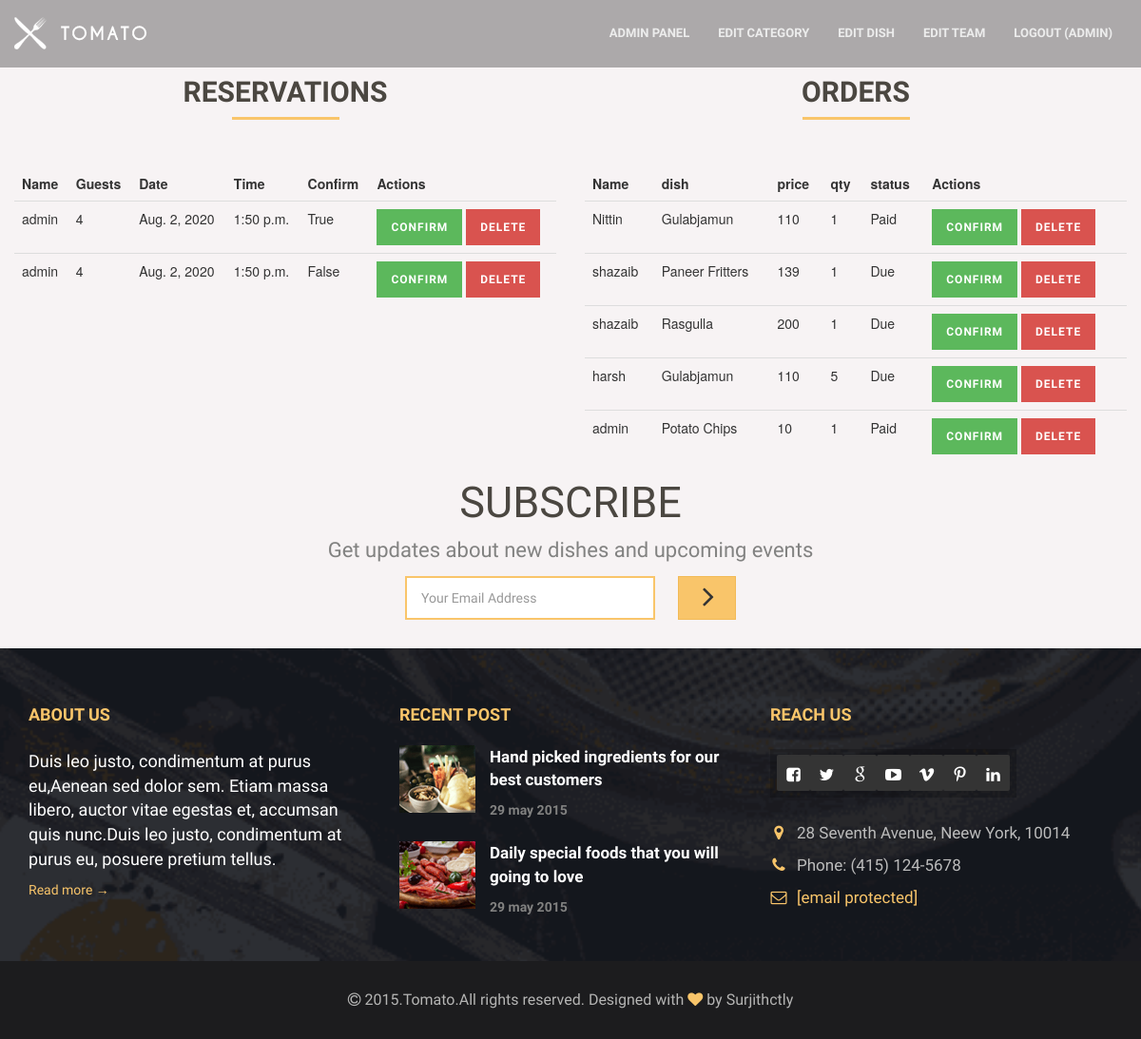
Screenshot of /management/AdminPanel/ (signed in) with the database file from the repository.
### customer/models.py (models this page shows, shortened)
class reservation(models.Model):
    user = models.ForeignKey(User,on_delete=models.CASCADE,blank=True, null=True)
    date = models.DateField(blank=True, null=True)
    time = models.TimeField(blank=True, null=True)
    guests = models.IntegerField(blank=True, null=True)
    name = models.CharField(blank=True, null=True, max_length = 10)
    mob = models.IntegerField(blank=True, null=True)
    email = models.EmailField(blank=True, null=True)
    confirm = models.BooleanField(blank=True, null=True, default=False)

class Add_to_cart(models.Model):
    user = models.ForeignKey(User,on_delete=models.CASCADE,blank=True, null=True)
    dish = models.ForeignKey(Dish,on_delete=models.CASCADE,blank=True, null=True)
    qty = models.IntegerField(blank=True, null=True)
    confirm = models.BooleanField(blank=True, null=True, default=False)

### management/models.py (models this page shows, shortened)
class Dish(models.Model):
    cat = models.ForeignKey(Category, on_delete=models.CASCADE)
    title = models.CharField(max_length=35, blank=True, null=True)
    price = models.IntegerField(blank=True, null=True)
    mrp = models.IntegerField(blank=True, null=True)
    img = models.FileField(blank=True, null=True)
    img1 = models.FileField(blank=True, null=True)
    img2 = models.FileField(blank=True, null=True)
    dis = models.TextField(blank=True, null=True)
    avail = models.BooleanField(blank=True, null=True ,default=True)

### management/views.py (the view, shortened to what this page needs)
# urls.py: path('AdminPanel/', AdminPanel, name='AdminPanel'),
def AdminPanel(request):
    if not request.user.is_staff:
        return redirect('home')
    res = reservation.objects.all()
    orders = Add_to_cart.objects.all()
    if 'delete' in request.POST:
        reservation.objects.get(id = request.POST['delete']).delete()
    if 'deleteOrder' in request.POST:
        Add_to_cart.objects.filter(id = request.POST['deleteOrder']).delete()
    if 'confirmOrder' in request.POST:
        Add_to_cart.objects.filter(id = request.POST['confirmOrder']).update(confirm = True)
    d = {'res':res, 'orders':orders}
    return render(request, 'index2.html',d)

### templates/index2.html (shortened to what this page needs)
{% extends 'base2.html' %}
{% block  body %}
{% load static %}
<div class="col-md-6">
    <div class="page-header">
        <h2>Reservations</h2>
    </div>
    <table class="table">
        <thead>
            <tr>
                <th>Name</th>
                <th>Guests</th>
                <th>Date</th>
                <th>Time</th>
                <th>Confirm</th>
                <th>Actions</th>
            </tr>
        </thead>
        <tbody>
            {% for i in res %}
            <tr>
                <td>{{i.name}}</td>
                <td>{{i.guests}}</td>
                <td>{{i.date}}</td>
                <td>{{i.time}}</td>
                <td>{{i.confirm}}</td>
                <td>
                <form action="" method="post">
                    <button type="submit" name='confirm' value="{{ i.id }}" class="btn btn-success btn-xs">Confirm</button>
                    <button type="submit" name="delete" value="{{ i.id }}" class="btn btn-danger btn-xs">Delete</button>
                </form>
                </td>
            </tr>
            {% endfor %}
        </tbody>
    </table>
</div>
<div class="col-md-6">
    <div class="page-header">
        <h2>Orders</h2>
    </div>
    <table class="table">
        <thead>
            <tr>
                <th>Name</th>
                <th>dish</th>
                <th>price</th>
                <th>qty</th>
                <th>status</th>
                <th>Actions</th>
            </tr>
        </thead>
        <tbody>
            {% for i in orders %}
            <tr>
                <td>{{i.user.username}}</td>
                <td>{{i.dish.title}}</td>
                <td>{{i.dish.price}}</td>
                <td>{{i.qty}}</td>
                {% if i.confirm %}
                 <td>Paid</td>
                {% else %}
                 <td>Due</td>
                {% endif %}
                <td>
                <form action="" method="post">
                    <button type="submit" name='confirmOrder' value="{{ i.id }}" class="btn btn-success btn-xs">Confirm</button>
                    <button type="submit" name="deleteOrder" value="{{ i.id }}" class="btn btn-danger btn-xs">Delete</button>
                </form>
                </td>
            </tr>
            {% endfor %}
        </tbody>
    </table>
</div>
{% endblock body %}

### templates/base2.html (shortened to what this page needs)
<!DOCTYPE html>
{% load static %}
<html lang="en">
<head>
    <link rel="stylesheet" href="{% static 'css/bootstrap.min.css' %}">
    <link rel="stylesheet" href="{% static 'css/font-awesome/css/font-awesome.css' %}">
    <link rel="stylesheet" href="{% static 'css/plugin.css' %}">
    <link rel="stylesheet" href="{% static 'css/main.css' %}">
</head>
<body>
    <div class="body">
        <div class="main-wrapper">
            <nav class="navbar navbar-fixed-top">
                <div class="container">
                    <div class="navbar-header">
                        <a class="navbar-brand" href="index-2.html">
                            <img src="{% static 'img/nav-logo.png' %}" alt="nav-logo">
                        </a>
                    </div>
                    <div id="navbar" class="navbar-collapse collapse">
                        <ul class="nav navbar-nav navbar-right">
                            <li><a href="{% url 'home' %}">Admin Panel</a></li>
                            <li><a href="{% url 'editcat' %}">Edit Category</a></li>
                            <li><a href="{% url 'editdish' %}">Edit Dish</a></li>
                            <li><a href="{% url 'editteam' %}">Edit Team</a></li>
                            {% if request.user.is_authenticated %}
                            <li><a href="{% url 'logout' %}">Logout ({{ user.username }})</a></li>
                            {% endif %}
                        </ul>
                    </div>
                </div>
            </nav>
{% block body %}
{% endblock body %}
<section class="subscribe">
                <div class="container">
                    <div class="row">
                        <div class="col-md-12">
                            <h1>Subscribe</h1>
                            <p>Get updates about new dishes and upcoming events</p>
                            <form class="form-inline"
                                action="https://demo.web3canvas.com/themeforest/tomato/php/subscribe.php" id="invite"
                                method="POST">
                                <div class="form-group">
                                    <input class="e-mail form-control" name="email" id="address" type="email"
                                        placeholder="Your Email Address" required>
                                </div>
                                <button type="submit" class="btn btn-default">
                                    <i class="fa fa-angle-right"></i>
                                </button>
                            </form>
                        </div>
                    </div>
                </div>
            </section>
            <section class="footer">
                <div class="container">
                    <div class="row">
                        <div class="col-md-4 col-sm-12">
                            <h1>About us</h1>
                            <p>Duis leo justo, condimentum at purus eu,Aenean sed dolor sem. Etiam massa libero, auctor
                                vitae egestas et, accumsan quis nunc.Duis leo justo, condimentum at purus eu, posuere
                                pretium tellus.</p>
                            <a href="about.html">Read more &rarr;</a>
                        </div>
                        <div class="col-md-4  col-sm-6">
                            <h1>Recent post</h1>
                            <div class="footer-blog clearfix">
                                <a href="blog_right_sidebar.html">
                                    <img src="{% static 'img/thumb8.png' %}" class="img-responsive footer-photo" alt="blog photos">
                                    <p class="footer-blog-text">Hand picked ingredients for our best customers</p>
                                    <p class="footer-blog-date">29 may 2015</p>
                                </a>
                            </div>
                            <div class="footer-blog clearfix last">
                                <a href="blog_right_sidebar.html">
                                    <img src="{% static 'img/thumb9.png' %}" class="img-responsive footer-photo" alt="blog photos">
                                    <p class="footer-blog-text">Daily special foods that you will going to love</p>
                                    <p class="footer-blog-date">29 may 2015</p>
                                </a>
                            </div>
                        </div>
                        <div class="col-md-4  col-sm-6">
                            <h1>Reach us</h1>
                            <div class="footer-social-icons">
                                <a href="https://www.facebook.com/">
                                    <i class="fa fa-facebook-square"></i>
                                </a>
                                <a href="https://www.twitter.com/">
                                    <i class="fa fa-twitter"></i>
                                </a>
                                <a href="https://plus.google.com/">
                                    <i class="fa fa-google"></i>
                                </a>
                                <a href="https://www.youtube.com/">
                                    <i class="fa fa-youtube-play"></i>
                                </a>
                                <a href="https://www.vimeo.com/">
                                    <i class="fa fa-vimeo"></i>
                                </a>
                                <a href="https://www.pinterest.com/">
                                    <i class="fa fa-pinterest-p"></i>
                                </a>
                                <a href="http://www.linkedin.com/">
                                    <i class="fa fa-linkedin"></i>
                                </a>
                            </div>
                            <div class="footer-address">
                                <p><i class="fa fa-map-marker"></i>28 Seventh Avenue, Neew York, 10014</p>
                                <p><i class="fa fa-phone"></i>Phone: (415) 124-5678</p>
                                <p><i class="fa fa-envelope-o"></i><a
                                        href="https://demo.web3canvas.com/cdn-cgi/l/email-protection"
                                        class="__cf_email__"
                                        data-cfemail="65161015150a17112517001611041017040b114b060a08">[email&#160;protected]</a>
                                </p>
                            </div>
                        </div>
                    </div>
                </div>
                <div class="footer-copyrights">
                    <div class="container">
                        <div class="row">
                            <div class="col-md-12">
                                <p><i class="fa fa-copyright"></i> 2015.Tomato.All rights reserved. Designed with <i
                                        class="fa fa-heart primary-color"></i> by Surjithctly</p>
                            </div>
                        </div>
                    </div>
                </div>
            </section>
        </div>
    </div>
</body>
</html>

### static/css/main.css (style rules this page uses)
body { height:100%;overflow-y:scroll;-webkit-overflow-scrolling:touch }
h1,h2,h3,h4,h5,h6,.h1,.h2,.h3,.h4,.h5,.h6 { font-family:raleway,sans-serif;text-transform:uppercase;color:#4b4741;text-align:center;font-weight:800 }
.page-header { border:none;margin:80px 0 40px }
.page-header:after { content:"";display:block;position:relative;height:3px;width:113px;background-color:#f9c56a;margin:0 auto }
p { font-family:josefin sans,sans-serif;color:#828281;font-size:22px }
a,a:hover { text-decoration:none }
html { text-rendering:optimizeLegibility!important;-webkit-font-smoothing:antialiased!important }
.primary-color { color:#f9c56a }
.form-group { font-family:josefin sans,sans-serif }
.form-group input,.form-group textarea { border-radius:0;border:none!important;-webkit-box-shadow:none!important;-moz-box-shadow:none!important;box-shadow:none!important;background-color:#f3f1ed;padding:10px 15px }
.btn { border-radius:0;border:none;font-family:raleway,sans-serif;text-transform:uppercase;letter-spacing:1px;font-weight:700;padding:10px 15px }
.btn-default { background-color:#f9c56a }
.navbar { background-color:rgba(0,0,0,.33);color:#fff;z-index:50;margin:0;transition:.4s }
.navbar .navbar-nav>li>a { color:#ececec;text-transform:uppercase;padding:25px 15px;font-weight:700;font-size:13px;font-family:raleway,sans-serif;transition:all .5s ease }
.navbar .navbar-brand { padding:18px 0 }
.footer { background:url(../img/bg6.png) no-repeat center center;-webkit-background-size:cover;-moz-background-size:cover;-o-background-size:cover;background-size:cover }
.footer .container { padding-bottom:44px }
.footer-copyrights .container { padding-bottom:0 }
.footer h1 { color:#f9c56a;font-size:18px;text-align:left;margin:60px 0 26px }
.footer p { color:#fff;font-size:18px }
.footer-address p { color:#bcbcbc;font-size:17px }
.footer a { color:#f9c56a;text-decoration:none }
.footer .footer-blog { margin-bottom:27px }
.footer .footer-blog.last { margin-bottom:0 }
.footer .footer-blog img { float:left;margin-right:15px }
.footer .footer-blog .footer-blog-text { font-weight:700;font-size:17px;margin-top:-4px!important }
.footer .footer-blog .footer-blog-date { font-size:14px;color:#828281;font-weight:700;margin:0 }
.footer .footer-social-icons { background:rgba(0,0,0,.2);padding:6px 7px 7px;margin-bottom:25px;display:table }
.footer .footer-social-icons a { padding:9px 0 6px;margin-right:0 1px;color:#fff;background-color:#343434;border-radius:2px;width:35px;height:38px;display:inline-block;text-align:center;font-size:17px }
.footer-address .fa { margin-right:10px;color:#f9c56a;width:18px;text-align:center }
.footer .footer-copyrights { text-align:center;background-color:#1c1c1e }
.footer .footer-copyrights p { margin:30px 0;color:#b5b5b4;font-size:16px }
.subscribe { padding:30px 0;background:#f7f3f4 }
.subscribe h1 { font-weight:300;text-align:left;margin:0;float:left;line-height:45px;font-size:45px }
.subscribe p { float:left;margin:5px 0 0 40px;line-height:35px }
.subscribe form { float:right }
.subscribe form .btn .fa { font-size:34px;padding:0 8px;position:relative;top:-2px;left:2px }
.subscribe input { border:2px solid #f9c56a!important;background:#fff none repeat scroll 0% 0%;margin:0 20px;width:263px!important;line-height:42px;height:46px }
.subscribe .btn-default { padding:0 15px;height:46px;border:1px solid #f2ba57;-webkit-transition:all .5s ease;-o-transition:all .5s ease;transition:all .5s ease }
@media (max-width:1200px) { .subscribe h1,.subscribe p,.subscribe form { float:none;text-align:center } }
@media (max-width:1200px) { .subscribe p { margin-left:0;margin-top:10px } }
@media (max-width:1200px) { .subscribe form { width:100%;margin-top:10px } }
@media (max-width:1200px) { .subscribe input { margin-left:0 } }
@media (max-width:1200px) { .subscribe .form-inline .form-group { display:inline-block } }
table { width:100% }
.table thead tr th { border-radius:0!important;border:none }
.footer { font-family:Josefin Sans }
.footer .footer-blog .footer-blog-text { margin-top:-15px }
input,textarea { outline:0 }
.main-wrapper { position:relative;background:#fff }
.body { width:100%;position:relative;overflow:hidden;background:#fff }
.slick-slide,.slick-list,.slick-active,button,input,textarea { outline:0 }

### rows the page displays
reservation: name "admin", guests "4", date "Aug. 2, 2020", time "1:50 p.m.", confirm "True", {{ i.id }} 1 (drawn)
reservation: name "admin", guests "4", date "Aug. 2, 2020", time "1:50 p.m.", confirm "False", {{ i.id }} 3 (drawn)
Add_to_cart: user.username "Nittin", dish "Gulabjamun", dish.price "110", qty "1", confirm "Paid", {{ i.id }} 4 (drawn)
Add_to_cart: user.username "shazaib", dish "Paneer Fritters", dish.price "139", qty "1", confirm "Due", {{ i.id }} 7 (drawn)
Add_to_cart: user.username "shazaib", dish "Rasgulla", dish.price "200", qty "1", confirm "Due", {{ i.id }} 8 (drawn)
Add_to_cart: user.username "harsh", dish "Gulabjamun", dish.price "110", qty "5", confirm "Due", {{ i.id }} 10 (drawn)
Add_to_cart: user.username "admin", dish "Potato Chips", dish.price "10", qty "1", confirm "Paid", {{ i.id }} 11 (drawn)

### other values shown
{{ user.username }} "ADMIN"
